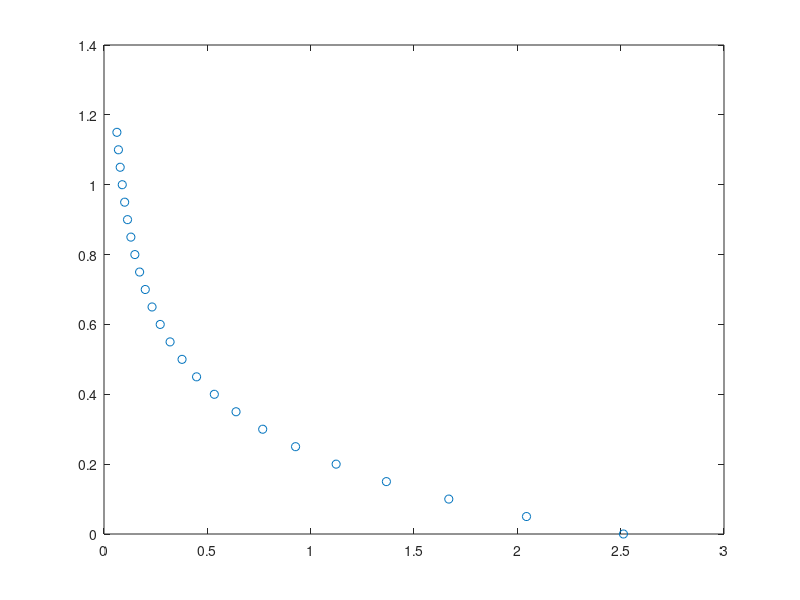

Here is the MATLAB script that generated this plot:
% Project 8.3.4
% Develop a model for the following data set
% Lanczos3EM.dat

load Lanczos3EM.dat;
x = Lanczos3EM(:,1);
y = Lanczos3EM(:,2);
plot(x, y, 'o');